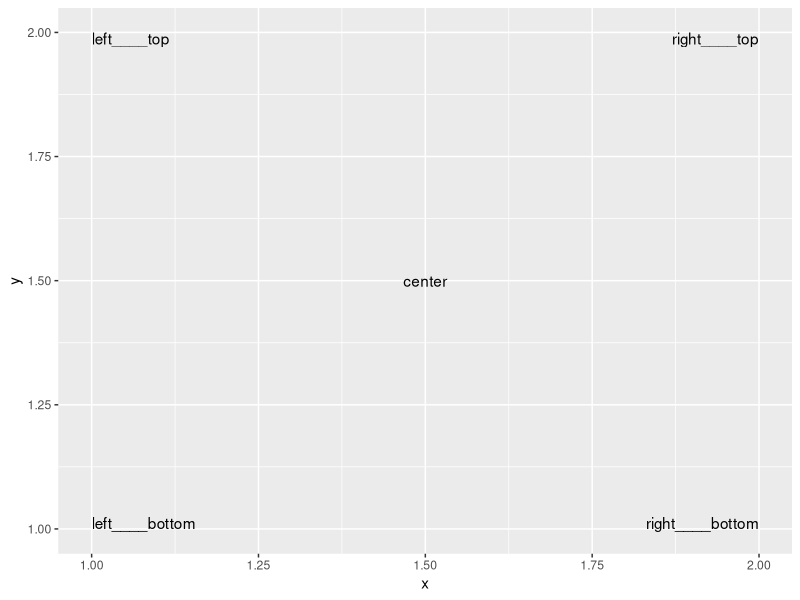
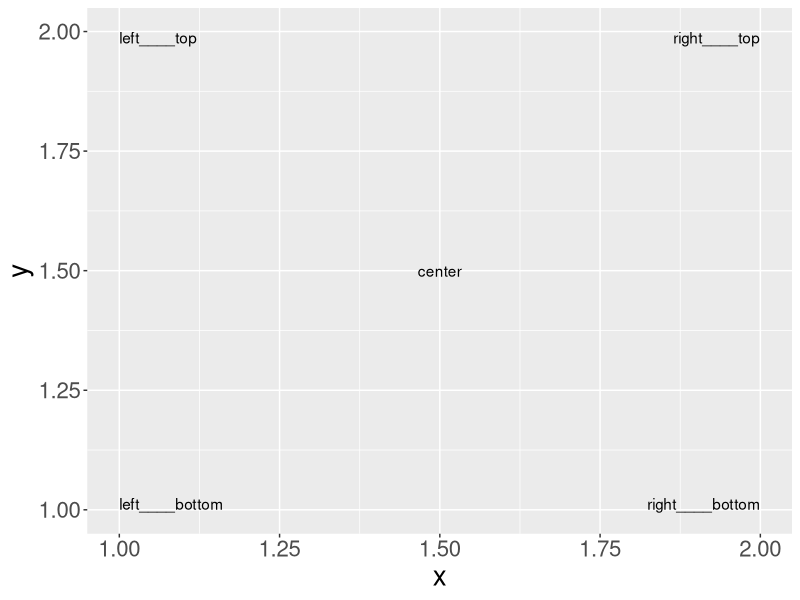

Here is the R script that generated these plots, in order:
library("ggplot2")

df = data.frame(x = c(1, 2, 1, 2, 1.5),
                y = c(1, 1, 2, 2, 1.5),
                text = c("left____bottom", "right____bottom", 
                         "left____top", "right____top", "center"))

ggplot(data=df, aes(x, y)) +
  geom_text(aes(label = text), 
            vjust="inward", hjust="inward")
            
theme_update(text=element_text(size = 20))


ggplot(data=df, aes(x, y)) +
  geom_text(aes(label = text), 
            vjust="inward", hjust="inward")

